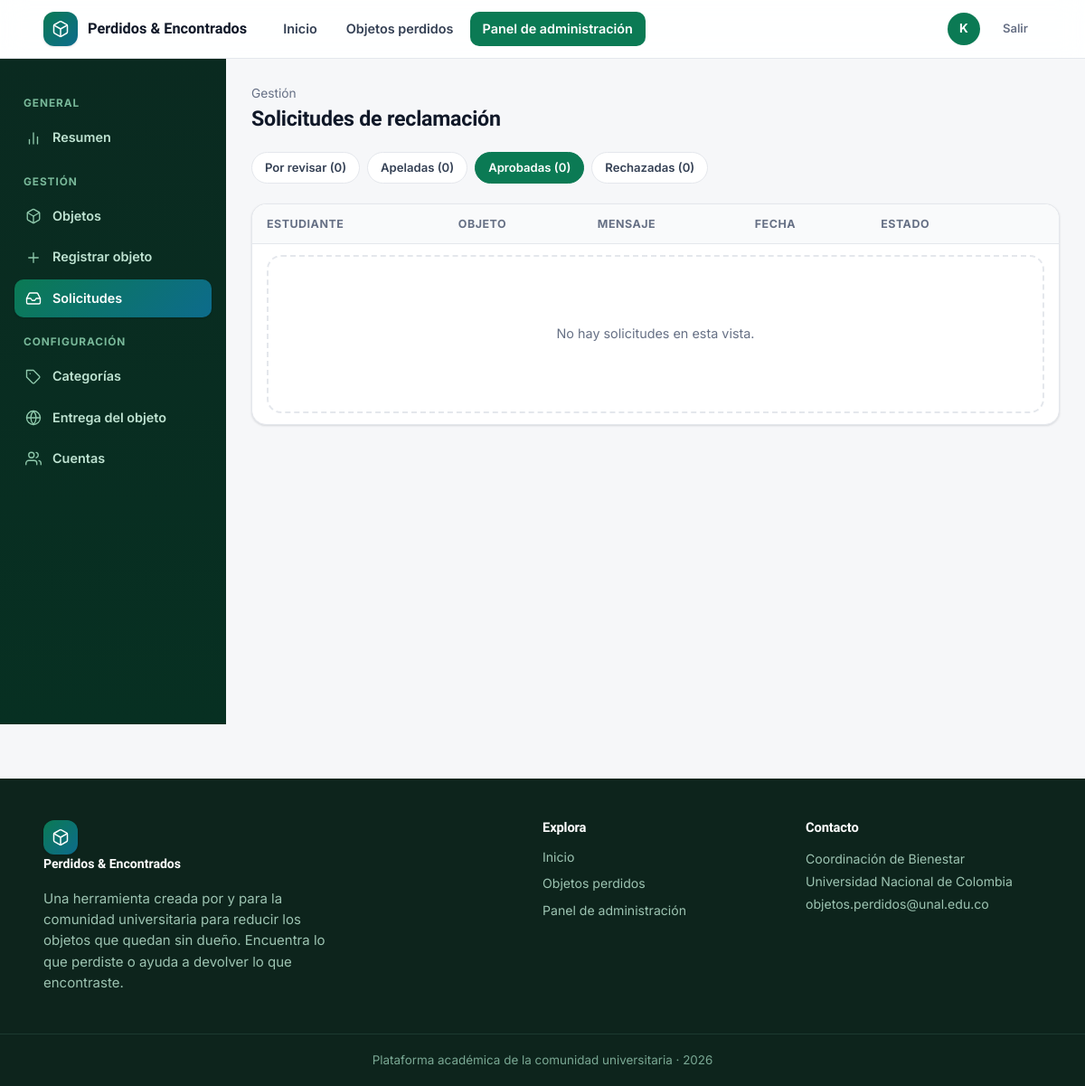
Before: /panel/solicitudes/?estado=aprobada (signed in) with the older database file.
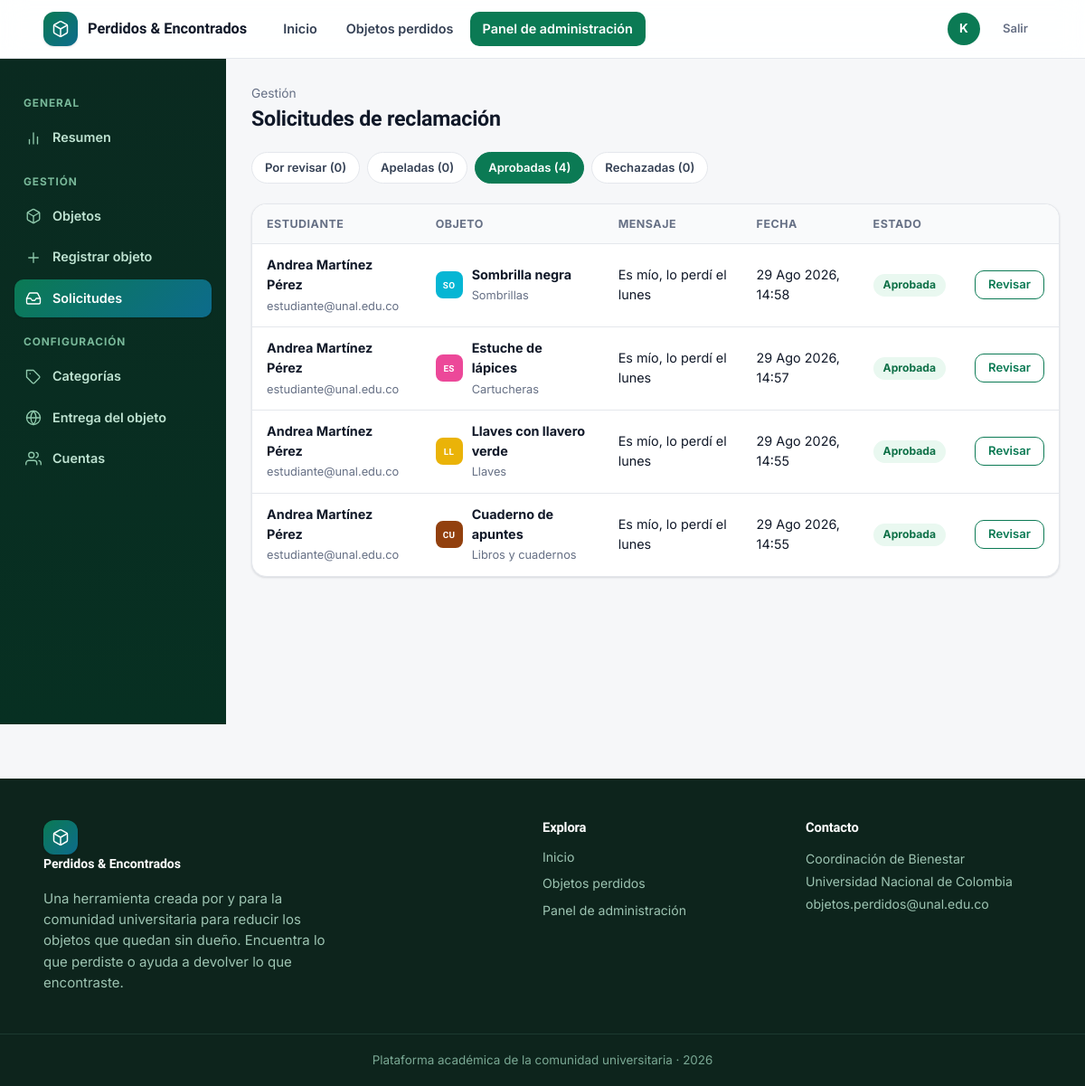
After: the same page with the newer database file.
### registro_objetos/models.py (models this page shows, shortened)
class SolicitudReclamacion(models.Model):
    class Estados(models.TextChoices):
        PENDIENTE = 'pendiente', 'Pendiente'
        APELADA = 'apelada', 'Apelada'
        APROBADA = 'aprobada', 'Aprobada'
        RECHAZADA = 'rechazada', 'Rechazada'
    usuario = models.ForeignKey(
        User, on_delete=models.CASCADE, related_name='solicitudes',
        verbose_name='Estudiante',
    )
    objeto = models.ForeignKey(
        ObjetoReclamado, on_delete=models.CASCADE, related_name='solicitudes',
        verbose_name='Objeto',
    )
    mensaje = models.TextField('¿Por qué crees que es tuyo? (opcional)', blank=True)
    estado = models.CharField(
        'Estado', max_length=20, choices=Estados.choices, default=Estados.PENDIENTE,
        db_index=True,
    )
    fecha = models.DateTimeField('Fecha de la solicitud', auto_now_add=True)
    respondida_por = models.ForeignKey(
        User, on_delete=models.SET_NULL, null=True, blank=True,
        related_name='solicitudes_respondidas', verbose_name='Respondida por',
    )
    fecha_respuesta = models.DateTimeField('Fecha de respuesta', null=True, blank=True)
    respuesta_vista = models.BooleanField(
        '¿Respuesta vista por el estudiante?', default=True,
        help_text='Se marca como no vista cuando hay una respuesta nueva del admin.',
    )
    comentario_admin = models.TextField(
        'Comentario del administrador', blank=True,
        help_text='Motivo de la decisión que verá el estudiante.',
    )
    fue_apelada = models.BooleanField('¿Fue apelada?', default=False)
    apelacion = models.TextField('Motivo de la apelación', blank=True)
    fecha_apelacion = models.DateTimeField('Fecha de apelación', null=True, blank=True)
    class Meta:
        verbose_name = 'Solicitud de reclamación'
        verbose_name_plural = 'Solicitudes de reclamación'
        ordering = ['-fecha']

class ObjetoReclamado(models.Model):
    class Estados(models.TextChoices):
        DISPONIBLE = 'disponible', 'Disponible'
        RECLAMADO = 'reclamado', 'Reclamado'
        ENTREGADO = 'entregado', 'Entregado'
    nombre_objeto = models.CharField('Nombre del objeto', max_length=120, blank=True)
    categoria = models.ForeignKey(
        Categoria, on_delete=models.PROTECT, null=True, blank=True,
        related_name='objetos', verbose_name='Categoría',
    )
    descripcion_objeto = models.TextField('Descripción', blank=True)
    lugar_encontrado = models.CharField('Lugar donde fue encontrado', max_length=150, blank=True)
    fecha_registro = models.DateField('Fecha de registro', auto_now_add=True, null=True)
    foto = models.ImageField('Foto', upload_to='objetos/', blank=True, null=True)
    estado = models.CharField(
        'Estado', max_length=20, choices=Estados.choices,
        default=Estados.DISPONIBLE, db_index=True,
    )
    registrado_por = models.ForeignKey(
        settings.AUTH_USER_MODEL, on_delete=models.SET_NULL, null=True, blank=True,
        related_name='objetos_registrados', verbose_name='Registrado por',
    )
    nombre_persona = models.CharField('Nombre de quien reclama', max_length=100, blank=True)
    tipo_documento = models.CharField('Tipo de documento', max_length=50, blank=True)
    numero_documento = models.CharField('Número de documento', max_length=50, blank=True)
    telefono = models.CharField('Teléfono', max_length=20, blank=True)
    suministro_correo = models.BooleanField('¿Suministró correo?', default=False)
    correo = models.EmailField('Correo', blank=True, null=True)
    fecha_entrega = models.CharField('Fecha de entrega', max_length=100, blank=True)
    responsable_entrega = models.CharField('Responsable de la entrega', max_length=100, blank=True)
    reclamado_por = models.ForeignKey(
        settings.AUTH_USER_MODEL, on_delete=models.SET_NULL, null=True, blank=True,
        related_name='objetos_reclamados', verbose_name='Reclamado por (usuario)',
    )
    fecha_reclamo = models.DateTimeField('Fecha del reclamo', null=True, blank=True)
    class Meta:
        verbose_name = 'Objeto'
        verbose_name_plural = 'Objetos'
        ordering = ['-fecha_registro', '-id']
    @property
    def etiqueta_categoria(self):
        return self.categoria.nombre if self.categoria else 'Sin categoría'

class Categoria(models.Model):
    nombre = models.CharField('Nombre', max_length=100, unique=True)
    icono = models.CharField(
        'Seña (opcional)', max_length=10, blank=True, default='',
        help_text='Abreviatura corta. Las fichas muestran las iniciales del nombre.',
    )
    color = models.CharField('Color (hex)', max_length=7, default='#0b7a54')
    orden = models.PositiveIntegerField('Orden', default=0)
    class Meta:
        verbose_name = 'Categoría'
        verbose_name_plural = 'Categorías'
        ordering = ['orden', 'nombre']

### registro_objetos/views.py (the view)
# urls.py: path('panel/solicitudes/', views.panel_solicitudes, name='panel_solicitudes'),
@staff_member_required
def panel_solicitudes(request):
    estado = request.GET.get('estado', '') or ''
    qs = SolicitudReclamacion.objects.select_related('usuario', 'objeto', 'objeto__categoria')
    if estado:
        qs = qs.filter(estado=estado)
    else:
        qs = qs.filter(estado__in=[
            SolicitudReclamacion.Estados.PENDIENTE,
            SolicitudReclamacion.Estados.APELADA,
        ])
    conteo = {
        'pendiente': SolicitudReclamacion.objects.filter(estado=SolicitudReclamacion.Estados.PENDIENTE).count(),
        'apelada': SolicitudReclamacion.objects.filter(estado=SolicitudReclamacion.Estados.APELADA).count(),
        'aprobada': SolicitudReclamacion.objects.filter(estado=SolicitudReclamacion.Estados.APROBADA).count(),
        'rechazada': SolicitudReclamacion.objects.filter(estado=SolicitudReclamacion.Estados.RECHAZADA).count(),
    }
    conteo['por_revisar'] = conteo['pendiente'] + conteo['apelada']
    return render(request, 'panel/solicitudes.html', {
        'solicitudes': qs,
        'estado': estado,
        'estados': SolicitudReclamacion.Estados.choices,
        'conteos': conteo,
    })

### registro_objetos/context_processors.py (called while the page is built, shortened)
def globales(request):
    datos = {
        'GOOGLE_OAUTH_CONFIGURADO': bool(
            settings.GOOGLE_OAUTH_CLIENT_ID and settings.GOOGLE_OAUTH_CLIENT_SECRET
        ),
        'DOMINIOS_PERMITIDOS': settings.ALLOWED_EMAIL_DOMAINS,
    }
    if request.user.is_authenticated and request.user.is_staff:
        from .models import SolicitudReclamacion
        datos['solicitudes_pendientes'] = (
            SolicitudReclamacion.objects
            .filter(estado__in=[
                SolicitudReclamacion.Estados.PENDIENTE,
                SolicitudReclamacion.Estados.APELADA,
            ])
            .count()
        )
    return datos

### registro_objetos/templates/panel/solicitudes.html (shortened to what this page needs)
{% extends 'panel/base.html' %}
{% block panel_content %}
<div class="panel-titulo">
  <div>
    <div class="crumb">Gestión</div>
    <h1>Solicitudes de reclamación</h1>
  </div>
</div>
<div class="chips mb-3">
  <a href="{% url 'panel_solicitudes' %}" class="cat-chip {% if not estado %}active{% endif %}">Por revisar ({{ conteos.por_revisar }})</a>
  <a href="{% url 'panel_solicitudes' %}?estado=apelada" class="cat-chip {% if estado == 'apelada' %}active{% endif %}">Apeladas ({{ conteos.apelada }})</a>
  <a href="{% url 'panel_solicitudes' %}?estado=aprobada" class="cat-chip {% if estado == 'aprobada' %}active{% endif %}">Aprobadas ({{ conteos.aprobada }})</a>
  <a href="{% url 'panel_solicitudes' %}?estado=rechazada" class="cat-chip {% if estado == 'rechazada' %}active{% endif %}">Rechazadas ({{ conteos.rechazada }})</a>
</div>
<div class="card" style="overflow:auto">
  <table class="tabla">
    <thead>
      <tr>
        <th>Estudiante</th>
        <th>Objeto</th>
        <th>Mensaje</th>
        <th>Fecha</th>
        <th>Estado</th>
        <th></th>
      </tr>
    </thead>
    <tbody>
      {% for s in solicitudes %}
      <tr>
        <td>
          <b>{{ s.usuario.get_full_name|default:s.usuario.username }}</b><br>
          <span class="muted" style="font-size:.8rem">{{ s.usuario.email }}</span>
        </td>
        <td>
          <div class="flex">
            <span class="chip-icono sm" style="background:{{ s.objeto.categoria.color|default:'#0b7a54' }};color:#fff">{{ s.objeto.nombre_objeto|slice:":2"|default:'—'|upper }}</span>
            <div>
              <b>{{ s.objeto.nombre_objeto }}</b><br>
              <span class="muted" style="font-size:.8rem">{{ s.objeto.etiqueta_categoria }}</span>
            </div>
          </div>
        </td>
        <td style="max-width:240px">{{ s.mensaje|truncatechars:70|default:'—' }}</td>
        <td>{{ s.fecha|date:'d M Y, H:i' }}</td>
        <td><span class="badge badge-{{ s.estado }}">{{ s.get_estado_display }}</span></td>
        <td><a href="{% url 'panel_solicitud_detalle' s.pk %}" class="btn btn-sm btn-outline">Revisar</a></td>
      </tr>
      {% empty %}
      <tr><td colspan="6"><div class="vacio"><p>No hay solicitudes en esta vista.</p></div></td></tr>
      {% endfor %}
    </tbody>
  </table>
</div>
{% endblock %}

### registro_objetos/templates/panel/base.html (shortened to what this page needs)
{% extends 'objetos/base.html' %}
{% block body_class %}panel-body{% endblock %}
{% block content %}
<div class="panel-layout">
  {% include 'panel/partials/menulateral.html' %}
  <main class="panel-main">
    {% block panel_content %}{% endblock %}
  </main>
</div>
{% endblock %}

### registro_objetos/templates/objetos/base.html (shortened to what this page needs)
{% load static %}
<!doctype html>
<html lang="es">
<head>
  <link rel="stylesheet" href="{% static 'css/estilos.css' %}">
</head>
<body class="{% block body_class %}{% endblock %}">
  <header class="navbar">
    <div class="container">
      <a href="{% url 'inicio' %}" class="brand">
        <span class="brand-mark">
        </span>
        <span>Perdidos &amp; Encontrados</span>
      </a>
      <nav class="nav-links">
        <a href="{% url 'inicio' %}" class="{% if request.resolver_match.url_name == 'inicio' %}active{% endif %}">Inicio</a>
        {% if user.is_authenticated %}
          <a href="{% url 'lista_objetos' %}" class="{% if request.resolver_match.url_name == 'lista_objetos' %}active{% endif %}">Objetos perdidos</a>
          {% if user.is_staff %}
            <a href="{% url 'panel_inicio' %}" class="{% if 'panel' in request.resolver_match.url_name %}active{% endif %}">Panel de administración</a>
          {% endif %}
        {% endif %}
      </nav>
      <div class="nav-actions">
        {% if user.is_authenticated %}
          {% if not user.is_staff %}
            <span class="avatar" title="{{ user.get_full_name|default:user.username }}">{{ user.username|slice:":1"|upper }}</span>
          {% else %}
            <a href="{% url 'panel_inicio' %}" class="avatar" title="Panel de administración" style="text-decoration:none">{{ user.username|slice:":1"|upper }}</a>
          {% endif %}
          <form action="{% url 'logout' %}" method="post" style="margin:0">
            <button type="submit" class="btn btn-ghost btn-sm">Salir</button>
          </form>
        {% else %}
          <a href="{% url 'login' %}" class="btn btn-sm btn-primary">Iniciar sesión</a>
        {% endif %}
      </div>
    </div>
  </header>
  {% block content %}{% endblock %}
  <footer class="footer">
    <div class="container">
      <div>
        <a href="{% url 'inicio' %}" class="brand">
          <span class="brand-mark">
          </span>
          Perdidos &amp; Encontrados
        </a>
        <p style="max-width:340px">
          Una herramienta creada por y para la comunidad universitaria para
          reducir los objetos que quedan sin dueño. Encuentra lo que perdiste
          o ayuda a devolver lo que encontraste.
        </p>
      </div>
      <div>
        <h4>Explora</h4>
        <a href="{% url 'inicio' %}">Inicio</a>
        {% if user.is_authenticated %}
          <a href="{% url 'lista_objetos' %}">Objetos perdidos</a>
          {% if user.is_staff %}<a href="{% url 'panel_inicio' %}">Panel de administración</a>{% endif %}
        {% else %}
          <a href="{% url 'login' %}">Iniciar sesión</a>
        {% endif %}
      </div>
      <div>
        <h4>Contacto</h4>
        <span style="color:#9dc4b2;font-size:.88rem;line-height:1.8">Coordinación de Bienestar<br>Universidad Nacional de Colombia<br>objetos.perdidos@unal.edu.co</span>
      </div>
    </div>
    <div class="bottom">Plataforma académica de la comunidad universitaria · {% now "Y" %}</div>
  </footer>
</body>
</html>

### registro_objetos/templates/panel/partials/menulateral.html (shortened to what this page needs)
{% load static %}
<aside class="panel-menu">
  <div class="m-titulo">General</div>
  <a href="{% url 'panel_inicio' %}" class="{% if request.resolver_match.url_name == 'panel_inicio' %}active{% endif %}">
    <svg viewBox="0 0 24 24" fill="none" stroke="currentColor" stroke-width="1.8" stroke-linecap="round" stroke-linejoin="round"><line x1="18" y1="20" x2="18" y2="10"/><line x1="12" y1="20" x2="12" y2="4"/><line x1="6" y1="20" x2="6" y2="14"/></svg>
    Resumen
  </a>
  <div class="m-titulo">Gestión</div>
  <a href="{% url 'panel_objetos' %}" class="{% if request.resolver_match.url_name in 'panel_objetos,panel_objeto_nuevo,panel_objeto_editar' %}active{% endif %}">
    Objetos
  </a>
  <a href="{% url 'panel_objeto_nuevo' %}" class="{% if request.resolver_match.url_name == 'panel_objeto_nuevo' %}active{% endif %}">
    <svg viewBox="0 0 24 24" fill="none" stroke="currentColor" stroke-width="1.8" stroke-linecap="round" stroke-linejoin="round"><line x1="12" y1="5" x2="12" y2="19"/><line x1="5" y1="12" x2="19" y2="12"/></svg>
    Registrar objeto
  </a>
  <a href="{% url 'panel_solicitudes' %}" class="{% if request.resolver_match.url_name in 'panel_solicitudes,panel_solicitud_detalle' %}active{% endif %}">
    <svg viewBox="0 0 24 24" fill="none" stroke="currentColor" stroke-width="1.8" stroke-linecap="round" stroke-linejoin="round"><polyline points="22 12 16 12 14 15 10 15 8 12 2 12"/><path d="M5.45 5.11 2 12v6a2 2 0 0 0 2 2h16a2 2 0 0 0 2-2v-6l-3.45-6.89A2 2 0 0 0 16.76 4H7.24a2 2 0 0 0-1.79 1.11z"/></svg>
    Solicitudes
  </a>
  <div class="m-titulo">Configuración</div>
  <a href="{% url 'panel_categorias' %}" class="{% if request.resolver_match.url_name in 'panel_categorias,panel_categoria_editar' %}active{% endif %}">
    <svg viewBox="0 0 24 24" fill="none" stroke="currentColor" stroke-width="1.8" stroke-linecap="round" stroke-linejoin="round"><path d="M20.59 13.41l-7.17 7.17a2 2 0 0 1-2.83 0L2 12V2h10l8.59 8.59a2 2 0 0 1 0 2.82z"/><line x1="7" y1="7" x2="7.01" y2="7"/></svg>
    Categorías
  </a>
  <a href="{% url 'panel_configuracion_entrega' %}" class="{% if request.resolver_match.url_name == 'panel_configuracion_entrega' %}active{% endif %}">
    <svg viewBox="0 0 24 24" fill="none" stroke="currentColor" stroke-width="1.8" stroke-linecap="round" stroke-linejoin="round"><circle cx="12" cy="12" r="10"/><path d="M12 2a15.3 15.3 0 0 1 4 10 15.3 15.3 0 0 1-4 10 15.3 15.3 0 0 1-4-10 15.3 15.3 0 0 1 4-10z"/><path d="M2 12h20"/></svg>
    Entrega del objeto
  </a>
  <a href="{% url 'panel_usuarios' %}" class="{% if request.resolver_match.url_name in 'panel_usuarios,panel_usuario_editar' %}active{% endif %}">
    <svg viewBox="0 0 24 24" fill="none" stroke="currentColor" stroke-width="1.8" stroke-linecap="round" stroke-linejoin="round"><path d="M17 21v-2a4 4 0 0 0-4-4H5a4 4 0 0 0-4 4v2"/><circle cx="9" cy="7" r="4"/><path d="M23 21v-2a4 4 0 0 0-3-3.87"/><path d="M16 3.13a4 4 0 0 1 0 7.75"/></svg>
    Cuentas
  </a>
</aside>

Changed rows visible on the page:
added SolicitudReclamacion: usuario.get_full_name "Andrea Martínez Pérez", usuario.email "estudiante@unal.edu.co", objeto.nombre_objeto "SO", objeto.nombre_objeto "Sombrilla negra", objeto.etiqueta_categoria "Sombrillas", mensaje "Es mío, lo perdí el lunes", fecha "29 Ago 2026, 14:58", estado "Aprobada"
added SolicitudReclamacion: usuario.get_full_name "Andrea Martínez Pérez", usuario.email "estudiante@unal.edu.co", objeto.nombre_objeto "ES", objeto.nombre_objeto "Estuche de lápices", objeto.etiqueta_categoria "Cartucheras", mensaje "Es mío, lo perdí el lunes", fecha "29 Ago 2026, 14:57", estado "Aprobada"
added SolicitudReclamacion: usuario.get_full_name "Andrea Martínez Pérez", usuario.email "estudiante@unal.edu.co", objeto.nombre_objeto "LL", objeto.nombre_objeto "Llaves con llavero verde", objeto.etiqueta_categoria "Llaves", mensaje "Es mío, lo perdí el lunes", fecha "29 Ago 2026, 14:55", estado "Aprobada"
added SolicitudReclamacion: usuario.get_full_name "Andrea Martínez Pérez", usuario.email "estudiante@unal.edu.co", objeto.nombre_objeto "CU", objeto.nombre_objeto "Cuaderno de apuntes", objeto.etiqueta_categoria "Libros y cuadernos", mensaje "Es mío, lo perdí el lunes", fecha "29 Ago 2026, 14:55", estado "Aprobada"
Other visible differences:
{{ conteos.aprobada }}: "0" → "4"
text no longer shown: "No hay solicitudes en esta vista."
